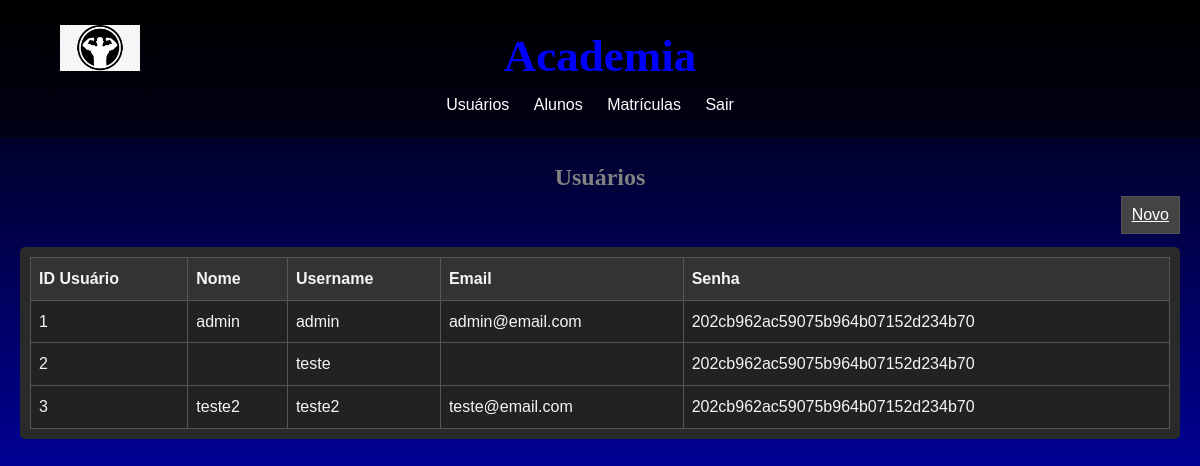
The page /views/users.php (signed in) on the database its author committed.
### tables this page shows
CREATE TABLE `usuarios` (
  `id_usuario` int(11) NOT NULL AUTO_INCREMENT,
  `nome` varchar(50) DEFAULT NULL,
  `username` varchar(50) DEFAULT NULL,
  `email` varchar(50) DEFAULT NULL,
  `senha` varchar(100) DEFAULT NULL,
  PRIMARY KEY (`id_usuario`)
);

### models/connection.php (called while the page is built)
<?php
abstract class Conn{
    public function __construct(protected $db=null){
        $this->db = new PDO('mysql:host=localhost;dbname=gestao_academia;','root','');
    }
}
?>

### models/adminDAO.php (called while the page is built, shortened)
<?php
    class UserDAO extends Conn{
        public function getAllUsers(){
            $query = 'select * from usuarios';
            $stm = $this->db->prepare($query);
            $stm->execute();
            $this->db = null;
            return $stm->fetchAll(PDO::FETCH_OBJ);
        }
    }
?>

### views/users.php (the view, shortened to what this page needs)
<?php
  require_once '../models/connection.php';
  require_once '../models/adminDAO.php';
  $userDAO = new UserDAO();
  $users = $userDAO->getAllUsers();
?>
<!DOCTYPE html>
<html lang="pt-br">
<head>
    <link rel="stylesheet" href="styles.css">
    <link rel="stylesheet" href="https://cdnjs.cloudflare.com/ajax/libs/font-awesome/5.15.4/css/all.min.css">
</head>
<body>
    <div class="icone-voltar" onclick="window.location.href='index.html'">
        <img class="logotipo" src="imagens/logo.png" alt="Voltar para o Início" width="80px">
    </div>
    <header>
        <h1>Academia</h1>
        <?php require_once 'nav.php';?>
    </header>
    <main>
    <section class="table_sql" id="usuarios">
        <h2>Usuários</h2>
        <a href="cadastro_user.php" class="new">Novo</a>
        <br><br>
        <div class="table_container">
            <table>
                <thead>
                    <tr>
                        <th>ID Usuário</th>
                        <th>Nome</th>
                        <th>Username</th>
                        <th>Email</th>
                        <th>Senha</th>
                    </tr>
                </thead>
                <tbody>
                    <?php foreach($users as $user): ?>
                        <tr>
                            <td><?= $user->id_usuario ?></td>
                            <td><?= $user->nome ?></td>
                            <td><?= $user->username ?></td>
                            <td><?= $user->email ?></td>
                            <td><?= $user->senha ?></td>
                        </tr>
                    <?php endforeach; ?>
                </tbody>
            </table>
        </div>
    </section>
    </main>
</body>
</html>

### views/styles.css (style rules this page uses)
:root { --bg-color: #1a1a1a; --primary-color: #ffffff; --secondary-color: #333333; --text-color: #f5f5f5; --link-color: #dcdcdc; --structure-bg: #222222; --section-bg: #2a2a2a; --input-bg: #444444; --border-color: #555555; --second-bg-color: #0a0a0a; }
body, h1, h2, p, ul, li { margin: 0; padding: 0; }
body { font-family: Arial, sans-serif; line-height: 1.6; background: linear-gradient(to bottom, #000000, blue ); color: #fff; min-height: 100vh; }
h2 { color: var(--primary-color); }
.table_container { overflow-x: auto; margin-bottom: 20px; background-color: var(--section-bg); padding: 10px; border-radius: 5px; }
table { border-collapse: collapse; width: 100%; min-width: 800px; background-color: var(--structure-bg); color: var(--text-color); }
th, td { border: 1px solid var(--border-color); padding: 8px; }
th { background-color: var(--secondary-color); text-align: left; }
.new { background-color: var(--input-bg); color: var(--primary-color); border: 1px solid var(--border-color); padding: 5px 10px; cursor: pointer; float: right; }
header { background-color: rgba(0, 0, 0, 0.5); color: #fff; padding: 20px; text-align: center; }
main { padding: 20px; }
section { margin-bottom: 20px; }
section h2 { color: grey; font-family: Cambria, Cochin, Georgia, Times, 'Times New Roman', serif; }
h1 { color: blue; font-family: 'Cinzel', serif; font-size: 45px; }
h2 { font-family:'Arial Narrow Bold', sans-serif; text-align: center; }
.icone-voltar { position: absolute; top: 15px; left: 50px; z-index: 999; padding: 10px; box-shadow: 0 2px 4px rgba(0, 0, 0, 0.1); }

### rows shown on the page
usuarios: id_usuario "1", nome "admin", username "admin", email "admin@email.com", senha "202cb962ac59075b964b07152d234b70"
usuarios: id_usuario "2", username "teste", senha "202cb962ac59075b964b07152d234b70"
usuarios: id_usuario "3", nome "teste2", username "teste2", email "teste@email.com", senha "202cb962ac59075b964b07152d234b70"
